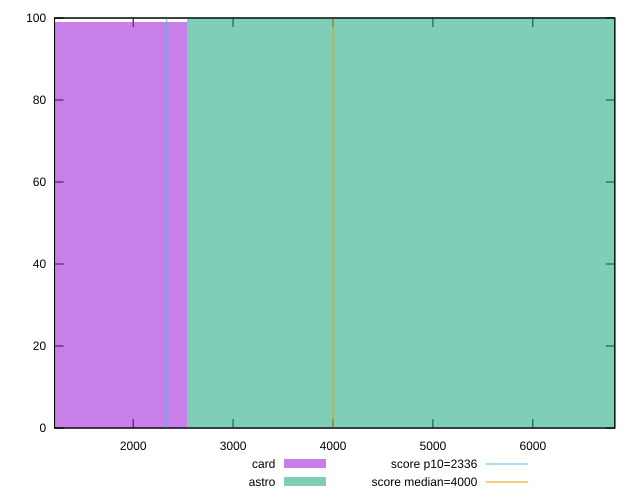

Recreate this plot in gnuplot.
reset

$card <<EOF
0 99
EOF

$astro <<EOF
5081.419478339284 100
EOF

set key outside below
set boxwidth 5081.419478339284
set xrange [1212.792:6820.678000000001]
set yrange [0:100]
set trange [0:100]
set style fill transparent solid 0.5 noborder

set parametric
set terminal svg size 640, 500 enhanced background rgb 'white'
set output "report/report_00029_2021-02-24T13-36-40.390Z/first-meaningful-paint/comparison/histogram/2_vs_3.svg"

plot $card title "card" with boxes, \
     $astro title "astro" with boxes, \
     2336,t title "score p10=2336", \
     4000,t title "score median=4000"

reset
